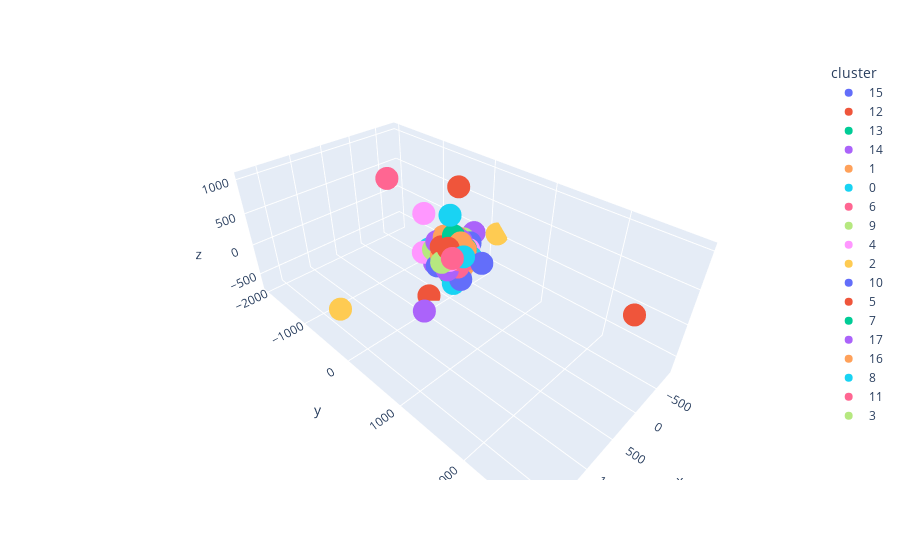

The notebook cell saved with this chart:
### Code cell
px.scatter_3d(plot_df, x='x', y='y', z='z', color='cluster')

### Figure 1 — Plotly figure (JSON) as saved in the notebook; plotly's stock layout.template omitted (floating-point values rounded to 4 significant figures)
{"data": [{"hovertemplate": "cluster=15<br>x=%{x}<br>y=%{y}<br>z=%{z}<extra></extra>", "legendgroup": "15", "marker": {"color": "#636efa", "symbol": "circle"}, "mode": "markers", "name": "15", "scene": "scene", "showlegend": true, "type": "scatter3d", "x": [117.5, 135.8, -35.05, -154.6, 59.52, 94.58, 55.69, 21.34, 17.36, -174.2, 91.2], "y": [-12.11, -90.69, -198.5, 444.6, -12.82, 296.0, -90.57, -108.0, -49.6, -100.3, -28.01], "z": [-81.09, -14.95, -67.76, -16.62, 10.16, -232.8, 71.66, -32.22, -108.5, -161.7, -186.8]}, {"hovertemplate": "cluster=12<br>x=%{x}<br>y=%{y}<br>z=%{z}<extra></extra>", "legendgroup": "12", "marker": {"color": "#EF553B", "symbol": "circle"}, "mode": "markers", "name": "12", "scene": "scene", "showlegend": true, "type": "scatter3d", "x": [145.9, 229.1, 114.5, 72.37, 449.7, -21.42, -41.35], "y": [-24.74, -202.6, 74.7, -196.8, 2795.0, 44.16, -389.5], "z": [170.5, -716.3, 177.6, -132.9, 850.9, 186.2, -178.2]}, {"hovertemplate": "cluster=13<br>x=%{x}<br>y=%{y}<br>z=%{z}<extra></extra>", "legendgroup": "13", "marker": {"color": "#00cc96", "symbol": "circle"}, "mode": "markers", "name": "13", "scene": "scene", "showlegend": true, "type": "scatter3d", "x": [-9.804, -177.6, -98.52, -50.19], "y": [73.22, 119.3, 79.83, 10.58], "z": [18.36, 56.45, 42.62, 82.43]}, {"hovertemplate": "cluster=14<br>x=%{x}<br>y=%{y}<br>z=%{z}<extra></extra>", "legendgroup": "14", "marker": {"color": "#ab63fa", "symbol": "circle"}, "mode": "markers", "name": "14", "scene": "scene", "showlegend": true, "type": "scatter3d", "x": [-552.7, -264.9, 178.9, 755.5], "y": [-67.08, -80.09, 122.8, 278.2], "z": [77.26, -35.95, -118.3, -409.4]}, {"hovertemplate": "cluster=1<br>x=%{x}<br>y=%{y}<br>z=%{z}<extra></extra>", "legendgroup": "1", "marker": {"color": "#FFA15A", "symbol": "circle"}, "mode": "markers", "name": "1", "scene": "scene", "showlegend": true, "type": "scatter3d", "x": [51.96, 172.7, -127.6, -44.1, -31.76, 0.5325], "y": [-61.86, 5.006, 127.0, 152.8, -156.3, -63.87], "z": [261.4, 65.43, -195.3, 226.5, 202.9, 172.8]}, {"hovertemplate": "cluster=0<br>x=%{x}<br>y=%{y}<br>z=%{z}<extra></extra>", "legendgroup": "0", "marker": {"color": "#19d3f3", "symbol": "circle"}, "mode": "markers", "name": "0", "scene": "scene", "showlegend": true, "type": "scatter3d", "x": [18.84, -187.8, 118.7, -108.4], "y": [268.8, 217.9, -291.1, -116.1], "z": [86.85, -44.46, 5.289, -73.58]}, {"hovertemplate": "cluster=6<br>x=%{x}<br>y=%{y}<br>z=%{z}<extra></extra>", "legendgroup": "6", "marker": {"color": "#FF6692", "symbol": "circle"}, "mode": "markers", "name": "6", "scene": "scene", "showlegend": true, "type": "scatter3d", "x": [-75.31, 140.3, -58.11], "y": [244.0, 179.3, -122.6], "z": [-3.268, 77.1, 61.62]}, {"hovertemplate": "cluster=9<br>x=%{x}<br>y=%{y}<br>z=%{z}<extra></extra>", "legendgroup": "9", "marker": {"color": "#B6E880", "symbol": "circle"}, "mode": "markers", "name": "9", "scene": "scene", "showlegend": true, "type": "scatter3d", "x": [247.2, -359.3], "y": [86.03, -91.07], "z": [20.46, 45.52]}, {"hovertemplate": "cluster=4<br>x=%{x}<br>y=%{y}<br>z=%{z}<extra></extra>", "legendgroup": "4", "marker": {"color": "#FF97FF", "symbol": "circle"}, "mode": "markers", "name": "4", "scene": "scene", "showlegend": true, "type": "scatter3d", "x": [241.0, 50.13, 116.6, -268.2, 21.51], "y": [-280.4, -459.0, 100.6, 96.88, 145.0], "z": [7.34, 470.6, -4.03, -6.548, -195.6]}, {"hovertemplate": "cluster=2<br>x=%{x}<br>y=%{y}<br>z=%{z}<extra></extra>", "legendgroup": "2", "marker": {"color": "#FECB52", "symbol": "circle"}, "mode": "markers", "name": "2", "scene": "scene", "showlegend": true, "type": "scatter3d", "x": [-791.6, -163.8, 1724.0], "y": [166.6, -82.33, -142.3], "z": [51.63, 26.64, -55.52]}, {"hovertemplate": "cluster=10<br>x=%{x}<br>y=%{y}<br>z=%{z}<extra></extra>", "legendgroup": "10", "marker": {"color": "#636efa", "symbol": "circle"}, "mode": "markers", "name": "10", "scene": "scene", "showlegend": true, "type": "scatter3d", "x": [-356.5, 29.36, 242.1], "y": [39.73, 131.1, -5.161], "z": [38.28, 118.5, -84.77]}, {"hovertemplate": "cluster=5<br>x=%{x}<br>y=%{y}<br>z=%{z}<extra></extra>", "legendgroup": "5", "marker": {"color": "#EF553B", "symbol": "circle"}, "mode": "markers", "name": "5", "scene": "scene", "showlegend": true, "type": "scatter3d", "x": [-41.36, -191.5, 48.68, -20.7], "y": [-9.23, 22.7, 77.24, 124.2], "z": [-222.7, -34.83, -104.2, 1045.0]}, {"hovertemplate": "cluster=7<br>x=%{x}<br>y=%{y}<br>z=%{z}<extra></extra>", "legendgroup": "7", "marker": {"color": "#00cc96", "symbol": "circle"}, "mode": "markers", "name": "7", "scene": "scene", "showlegend": true, "type": "scatter3d", "x": [-52.09, 12.98, -24.0, -73.15], "y": [40.64, 20.13, 37.35, -10.46], "z": [-122.3, -319.5, 299.1, -36.17]}, {"hovertemplate": "cluster=17<br>x=%{x}<br>y=%{y}<br>z=%{z}<extra></extra>", "legendgroup": "17", "marker": {"color": "#ab63fa", "symbol": "circle"}, "mode": "markers", "name": "17", "scene": "scene", "showlegend": true, "type": "scatter3d", "x": [-133.7, -52.56, -107.8, 178.0, -169.8, 100.9], "y": [-56.5, -251.2, 90.91, -125.4, 42.45, -155.8], "z": [153.7, 51.68, -344.4, -124.4, 154.3, 175.8]}, {"hovertemplate": "cluster=16<br>x=%{x}<br>y=%{y}<br>z=%{z}<extra></extra>", "legendgroup": "16", "marker": {"color": "#FFA15A", "symbol": "circle"}, "mode": "markers", "name": "16", "scene": "scene", "showlegend": true, "type": "scatter3d", "x": [-39.38, -144.2, -96.51], "y": [-133.2, -188.2, 189.8], "z": [-189.5, 112.8, 115.0]}, {"hovertemplate": "cluster=8<br>x=%{x}<br>y=%{y}<br>z=%{z}<extra></extra>", "legendgroup": "8", "marker": {"color": "#19d3f3", "symbol": "circle"}, "mode": "markers", "name": "8", "scene": "scene", "showlegend": true, "type": "scatter3d", "x": [94.33, -97.61], "y": [157.5, -101.3], "z": [-373.8, 525.1]}, {"hovertemplate": "cluster=11<br>x=%{x}<br>y=%{y}<br>z=%{z}<extra></extra>", "legendgroup": "11", "marker": {"color": "#FF6692", "symbol": "circle"}, "mode": "markers", "name": "11", "scene": "scene", "showlegend": true, "type": "scatter3d", "x": [-246.2, 59.36, -157.7, -526.9, 18.04], "y": [-115.4, 206.1, 19.48, -1969.0, 177.3], "z": [108.0, -89.48, -137.3, 301.7, -3.027]}, {"hovertemplate": "cluster=3<br>x=%{x}<br>y=%{y}<br>z=%{z}<extra></extra>", "legendgroup": "3", "marker": {"color": "#B6E880", "symbol": "circle"}, "mode": "markers", "name": "3", "scene": "scene", "showlegend": true, "type": "scatter3d", "x": [154.3, -83.11, 63.35], "y": [-167.0, 141.2, -197.9], "z": [66.62, -79.45, 22.44]}], "layout": {"legend": {"title": {"text": "cluster"}, "tracegroupgap": 0}, "margin": {"t": 60}, "scene": {"domain": {"x": [0, 1], "y": [0, 1]}, "xaxis": {"title": {"text": "x"}}, "yaxis": {"title": {"text": "y"}}, "zaxis": {"title": {"text": "z"}}}}}
